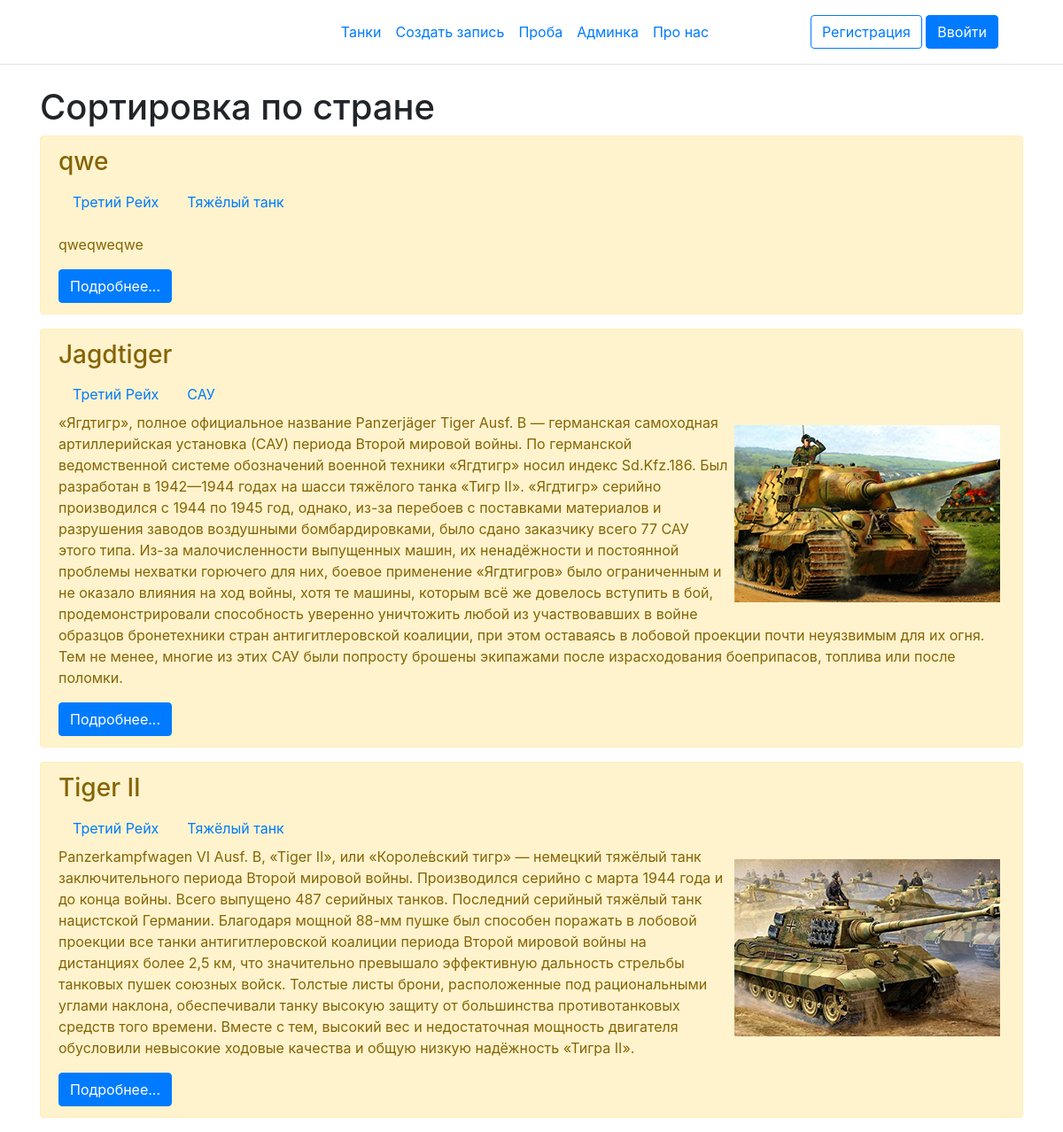
The page /strana/2/ on the database its author committed.
### firstapp/models.py (models this page shows, shortened)
class Tank(models.Model):
    title = models.CharField("Название", max_length=70)
    opis = models.TextField("Описание")
    photo = models.ImageField(upload_to='photos/%Y/%m/%d/', verbose_name='Фото', blank=True)
    silka = models.CharField("Ссылка", null=True, max_length=70)
    strana = models.ForeignKey('Strana', on_delete=models.PROTECT, null=True, verbose_name='Страна')
    klas = models.ForeignKey('Klas', on_delete=models.PROTECT, null=True, verbose_name='Клас')
    publish = models.BooleanField('Опубликовано', default=False)
    class Meta:
        verbose_name = 'Танк'
        verbose_name_plural = 'Танки'
        ordering = ['-id']

class Strana(models.Model):
    title = models.CharField(max_length=50, db_index=True, verbose_name='Страна')
    publish = models.BooleanField('Опубликовано', default=False)
    def __str__(self):
        return self.title
    class Meta:
        verbose_name = 'Страна'
        verbose_name_plural = 'Страны'

class Klas(models.Model):
    title = models.CharField(max_length=50, db_index=True, verbose_name='Клас')
    publish = models.BooleanField('Опубликовано', default=False)
    def __str__(self):
        return self.title
    class Meta:
        verbose_name = 'Класс'
        verbose_name_plural = 'Класcы'

### firstapp/views.py (the view)
# urls.py: path('strana/<int:strana_id>/', GetStrana.as_view()),
class GetStrana(ListView):
    model = Tank
    template_name = 'firstapp/strana_sort.html'
    context_object_name = 'tanks'
    paginate_by = 5
    def get_queryset(self):
        return Tank.objects.filter(strana_id=self.kwargs['strana_id'], publish=True)

### firstapp/templates/firstapp/strana_sort.html (shortened to what this page needs)
{% extends 'firstapp/base.html' %}
{% block content %}
<h1>Сортировка по стране</h1>
{% for i in tanks %}
    <div class="alert alert-warning mt-2">
        <h3>{{ i.title }}</h3>
        <nav class="nav">
            <a class="nav-link active" href="/strana/{{ i.strana.pk }}">{{ i.strana }}</a>
            <a class="nav-link active" href="/klas/{{ i.klas.pk }}">{{ i.klas }}</a>
        </nav>
        {% if i.photo %}
            <img src="{{ i.photo.url}}" width="300" height="200" alt="Иллюстрация" align="right"  vspace="15" hspace="5">
        {% else %}
        <p></p>
        {% endif %}
        <p>{{ i.opis }}</p>
        <a href="{{ i.silka }}" class="btn btn-primary">Подробнее...</a>
    </div>
{% endfor %}
{% endblock %}

### rows shown on the page
Tank: title "qwe", strana "Третий Рейх", klas "Тяжёлый танк", opis "qweqweqwe"
Tank: title "Jagdtiger", strana "Третий Рейх", klas "САУ", photo (picture), opis "«Ягдтигр», полное официальное название Panzerjäger Tiger Ausf. B — германская самоходная артиллерийская установка (САУ) периода Второй мировой войны. По германской ведомственной системе обозначений военной техники «Ягдтигр» носил индекс Sd.Kfz.186. Был разработан в 1942—1944 годах на шасси тяжёлого танка «Тигр II». «Ягдтигр» серийно производился с 1944 по 1945 год, однако, из-за перебоев с поставками материалов и разрушения заводов воздушными бомбардировками, было сдано заказчику всего 77 САУ этого типа. Из-за малочисленности выпущенных машин, их ненадёжности и постоянной проблемы нехватки горючего для них, боевое применение «Ягдтигров» было ограниченным и не оказало влияния на ход войны,…"
Tank: title "Tiger II", strana "Третий Рейх", klas "Тяжёлый танк", photo (picture), opis "Panzerkampfwagen VI Ausf. B, «Tiger II», или «Короле́вский тигр» — немецкий тяжёлый танк заключительного периода Второй мировой войны. Производился серийно с марта 1944 года и до конца войны. Всего выпущено 487 серийных танков. Последний серийный тяжёлый танк нацистской Германии. Благодаря мощной 88-мм пушке был способен поражать в лобовой проекции все танки антигитлеровской коалиции периода Второй мировой войны на дистанциях более 2,5 км, что значительно превышало эффективную дальность стрельбы танковых пушек союзных войск. Толстые листы брони, расположенные под рациональными углами наклона, обеспечивали танку высокую защиту от большинства противотанковых средств того времени. Вместе с…"
